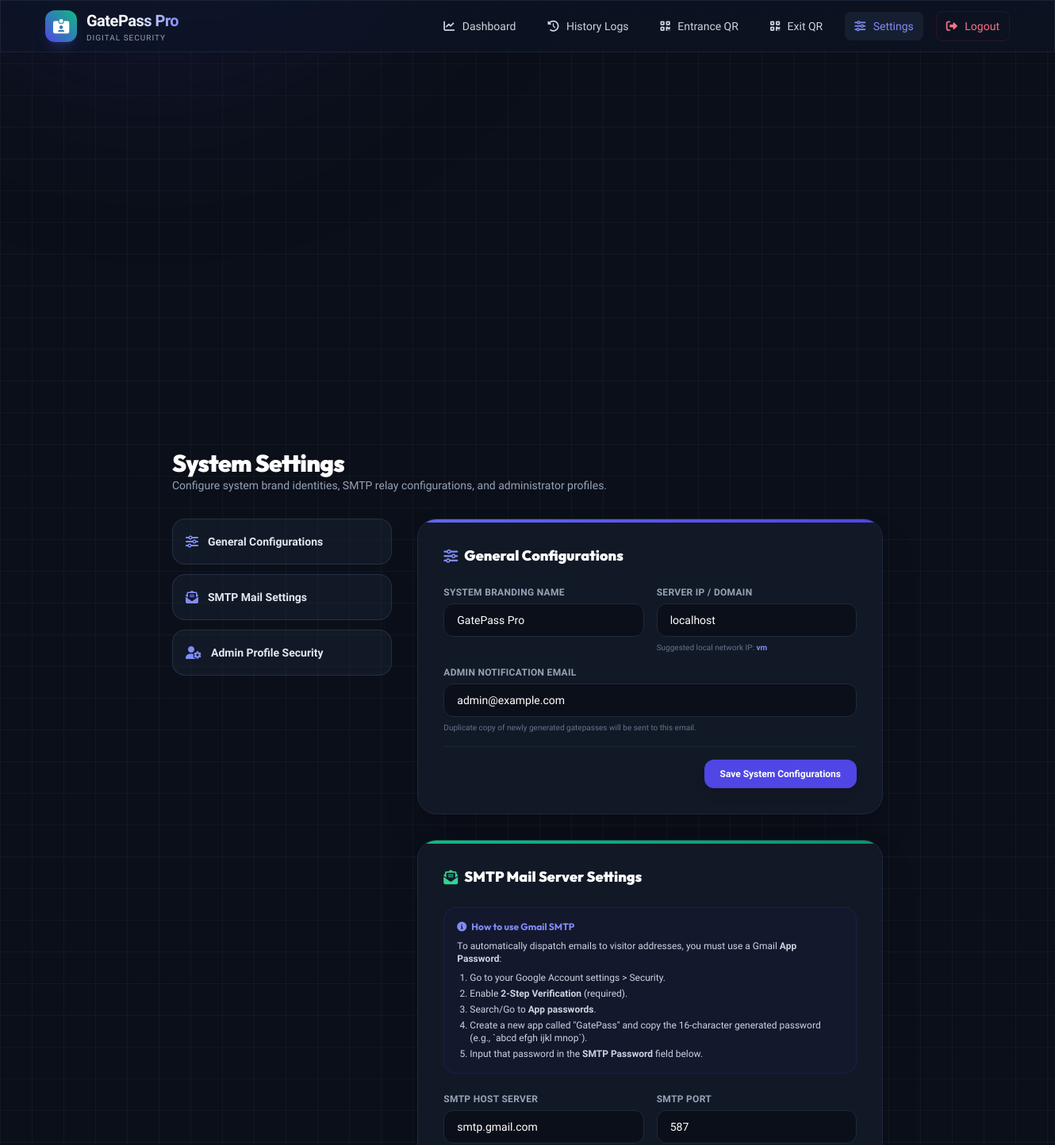
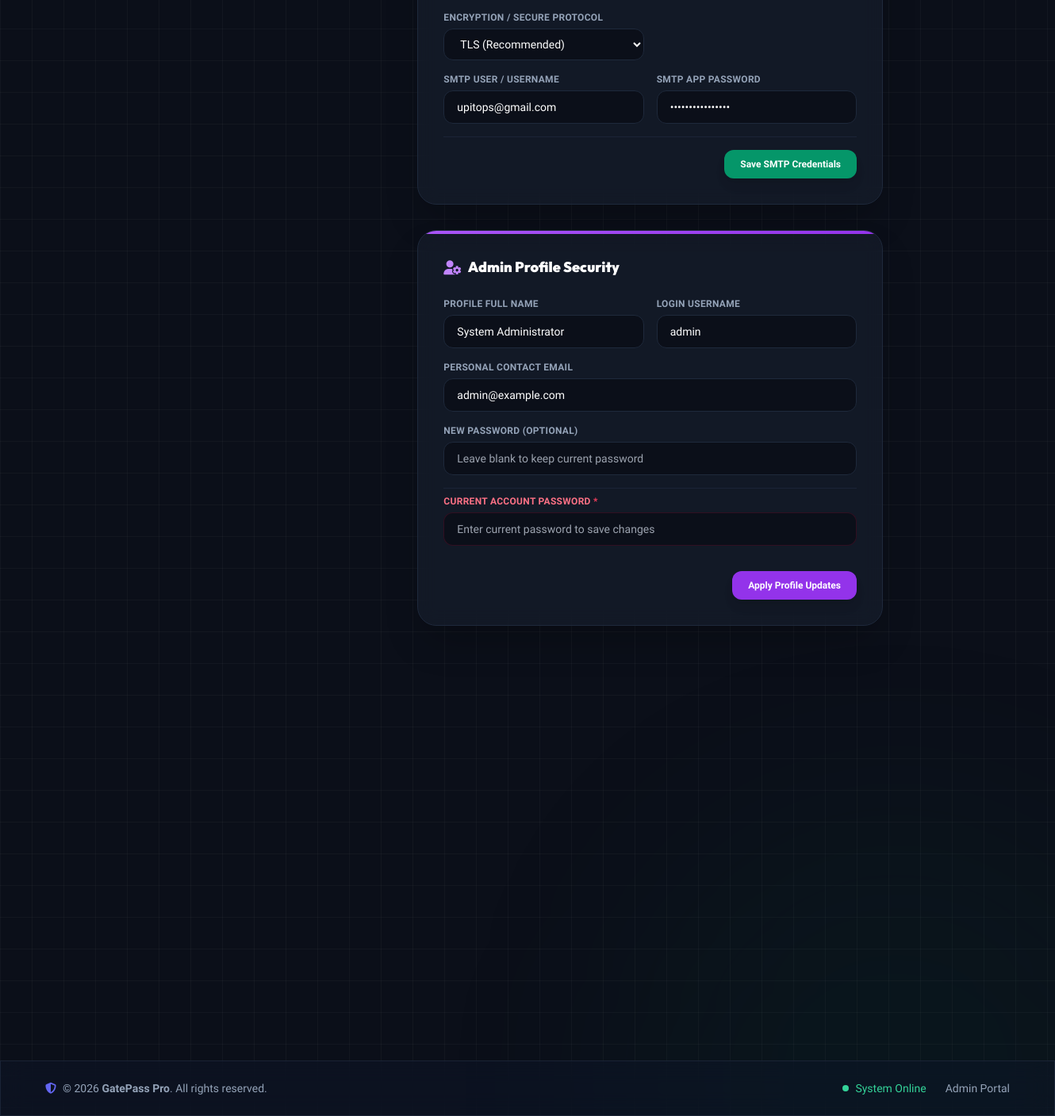
Screenshot of /admin/settings.php (signed in) with the database file from the repository (2 pictures, top to bottom).
### tables this page shows
CREATE TABLE IF NOT EXISTS `settings` (
  `id` INT AUTO_INCREMENT PRIMARY KEY,
  `setting_key` VARCHAR(50) NOT NULL UNIQUE,
  `setting_value` TEXT NOT NULL
);

CREATE TABLE IF NOT EXISTS `users` (
  `id` INT AUTO_INCREMENT PRIMARY KEY,
  `username` VARCHAR(50) NOT NULL UNIQUE,
  `password` VARCHAR(255) NOT NULL,
  `email` VARCHAR(100) NOT NULL,
  `full_name` VARCHAR(100) NOT NULL,
  `created_at` TIMESTAMP DEFAULT CURRENT_TIMESTAMP
);

### admin/settings.php (the view, shortened to what the rows shown need)
<?php
require_once __DIR__ . '/../includes/header.php';
require_once __DIR__ . '/../config/database.php';
$server_detected_ip = gethostbyname(gethostname());
$user_id = $_SESSION['user_id'];
$stmt = $pdo->prepare("SELECT * FROM users WHERE id = ?");
$stmt->execute([$user_id]);
$profile = $stmt->fetch();
$sys_name = get_setting('system_name', 'GatePass Pro');
$serv_ip = get_setting('server_ip', 'localhost');
$s_host = get_setting('smtp_host', 'smtp.gmail.com');
$s_port = get_setting('smtp_port', '587');
$s_sec = get_setting('smtp_secure', 'tls');
$a_email = get_setting('admin_email', 'admin@example.com');
?>
<div class="max-w-4xl mx-auto py-4 space-y-8">
    <div>
        <h1 class="text-3xl font-black text-white tracking-tight">System Settings</h1>
    </div>
    <div class="grid grid-cols-1 md:grid-cols-12 gap-8 items-start">
        <div class="md:col-span-8 space-y-8">
            <div id="system-config" class="glass-card p-6 sm:p-8 rounded-3xl border border-slate-800 shadow-2xl relative overflow-hidden">
                <form action="settings.php#system-config" method="POST" class="space-y-4">
                    <div class="grid grid-cols-1 sm:grid-cols-2 gap-4">
                        <div class="space-y-1.5">
                            <label class="block text-xs font-bold text-slate-400 uppercase tracking-wide">System Branding Name</label>
                            <input type="text" name="system_name" required value="<?php echo htmlspecialchars($sys_name); ?>"
                                   class="w-full px-4 py-2.5 bg-dark-900 border border-slate-800 focus:border-indigo-500 focus:ring-indigo-500 rounded-xl text-white placeholder-slate-500 text-sm focus:outline-none focus:ring-1 transition-all">
                        </div>
                        <div class="space-y-1.5">
                            <label class="block text-xs font-bold text-slate-400 uppercase tracking-wide">Server IP / Domain</label>
                            <input type="text" name="server_ip" required value="<?php echo htmlspecialchars($serv_ip); ?>"
                                   class="w-full px-4 py-2.5 bg-dark-900 border border-slate-800 focus:border-indigo-500 focus:ring-indigo-500 rounded-xl text-white placeholder-slate-500 text-sm focus:outline-none focus:ring-1 transition-all">
                            <span class="block text-[10px] text-slate-500 mt-1">
                                Suggested local network IP: <strong class="text-indigo-400 select-all"><?php echo $server_detected_ip; ?></strong>
                            </span>
                        </div>
                        <div class="space-y-1.5 sm:col-span-2">
                            <label class="block text-xs font-bold text-slate-400 uppercase tracking-wide">Admin Notification Email</label>
                            <input type="email" name="admin_email" required value="<?php echo htmlspecialchars($a_email); ?>"
                                   class="w-full px-4 py-2.5 bg-dark-900 border border-slate-800 focus:border-indigo-500 focus:ring-indigo-500 rounded-xl text-white placeholder-slate-500 text-sm focus:outline-none focus:ring-1 transition-all"
                                   placeholder="admin@example.com">
                            <span class="block text-[10px] text-slate-500 mt-1">
                                Duplicate copy of newly generated gatepasses will be sent to this email.
                            </span>
                        </div>
                    </div>
                </form>
            </div>
            <div id="smtp-settings" class="glass-card p-6 sm:p-8 rounded-3xl border border-slate-800 shadow-2xl relative overflow-hidden">
                <form action="settings.php#smtp-settings" method="POST" class="space-y-4">
                    <div class="grid grid-cols-1 sm:grid-cols-2 gap-4">
                        <div class="space-y-1.5">
                            <label class="block text-xs font-bold text-slate-400 uppercase tracking-wide">SMTP Host Server</label>
                            <input type="text" name="smtp_host" value="<?php echo htmlspecialchars($s_host); ?>"
                                   class="w-full px-4 py-2.5 bg-dark-900 border border-slate-800 focus:border-indigo-500 focus:ring-indigo-500 rounded-xl text-white text-sm focus:outline-none focus:ring-1 transition-all">
                        </div>
                        <div class="space-y-1.5">
                            <label class="block text-xs font-bold text-slate-400 uppercase tracking-wide">SMTP Port</label>
                            <input type="text" name="smtp_port" value="<?php echo htmlspecialchars($s_port); ?>"
                                   class="w-full px-4 py-2.5 bg-dark-900 border border-slate-800 focus:border-indigo-500 focus:ring-indigo-500 rounded-xl text-white text-sm focus:outline-none focus:ring-1 transition-all">
                        </div>
                        <div class="space-y-1.5">
                            <label class="block text-xs font-bold text-slate-400 uppercase tracking-wide">Encryption / Secure Protocol</label>
                            <select name="smtp_secure" class="w-full px-4 py-2.5 bg-dark-900 border border-slate-800 focus:border-indigo-500 focus:ring-indigo-500 rounded-xl text-white text-sm focus:outline-none focus:ring-1 transition-all cursor-pointer">
                                <option value="tls" <?php echo $s_sec === 'tls' ? 'selected' : ''; ?>>TLS (Recommended)</option>
                            </select>
                        </div>
                    </div>
                </form>
            </div>
            <div id="admin-profile" class="glass-card p-6 sm:p-8 rounded-3xl border border-slate-800 shadow-2xl relative overflow-hidden">
                <form action="settings.php#admin-profile" method="POST" class="space-y-4">
                    <div class="grid grid-cols-1 sm:grid-cols-2 gap-4">
                        <div class="space-y-1.5">
                            <label class="block text-xs font-bold text-slate-400 uppercase tracking-wide">Profile Full Name</label>
                            <input type="text" name="full_name" required value="<?php echo htmlspecialchars($profile['full_name']); ?>"
                                   class="w-full px-4 py-2.5 bg-dark-900 border border-slate-800 focus:border-indigo-500 focus:ring-indigo-500 rounded-xl text-white text-sm focus:outline-none focus:ring-1 transition-all">
                        </div>
                        <div class="space-y-1.5">
                            <label class="block text-xs font-bold text-slate-400 uppercase tracking-wide">Login Username</label>
                            <input type="text" name="username" required value="<?php echo htmlspecialchars($profile['username']); ?>"
                                   class="w-full px-4 py-2.5 bg-dark-900 border border-slate-800 focus:border-indigo-500 focus:ring-indigo-500 rounded-xl text-white text-sm focus:outline-none focus:ring-1 transition-all">
                        </div>
                        <div class="space-y-1.5 sm:col-span-2">
                            <label class="block text-xs font-bold text-slate-400 uppercase tracking-wide">Personal Contact Email</label>
                            <input type="email" name="email" required value="<?php echo htmlspecialchars($profile['email']); ?>"
                                   class="w-full px-4 py-2.5 bg-dark-900 border border-slate-800 focus:border-indigo-500 focus:ring-indigo-500 rounded-xl text-white text-sm focus:outline-none focus:ring-1 transition-all">
                        </div>
                    </div>
                </form>
            </div>
        </div>
    </div>
</div>
<?php
require_once __DIR__ . '/../includes/footer.php';
?>

### includes/footer.php (shortened to what the rows shown need)
<?php
$system_name = get_setting('system_name', 'GatePass Pro');
?>
    </main>
    <footer class="w-full glass-panel border-t border-slate-800/80 py-6 mt-12">
        <div class="max-w-7xl mx-auto px-4 sm:px-6 lg:px-8 flex flex-col md:flex-row items-center justify-between text-slate-400 text-sm">
            <div class="flex items-center space-x-2">
                <span>&copy; <?php echo date('Y'); ?> <strong><?php echo htmlspecialchars($system_name); ?></strong>. All rights reserved.</span>
            </div>
        </div>
    </footer>
</body>
</html>

### rows the page displays
settings: system_name "GatePass Pro", setting_value "GatePass Pro"
settings: server_ip "localhost"
settings: admin_email "admin@example.com"
settings: smtp_host "smtp.gmail.com"
settings: smtp_port "587"
settings: smtp_secure "TLS (Recommended)"
users: full_name "System Administrator", username "admin", email "admin@example.com"

### other values shown
$server_detected_ip "vm"
